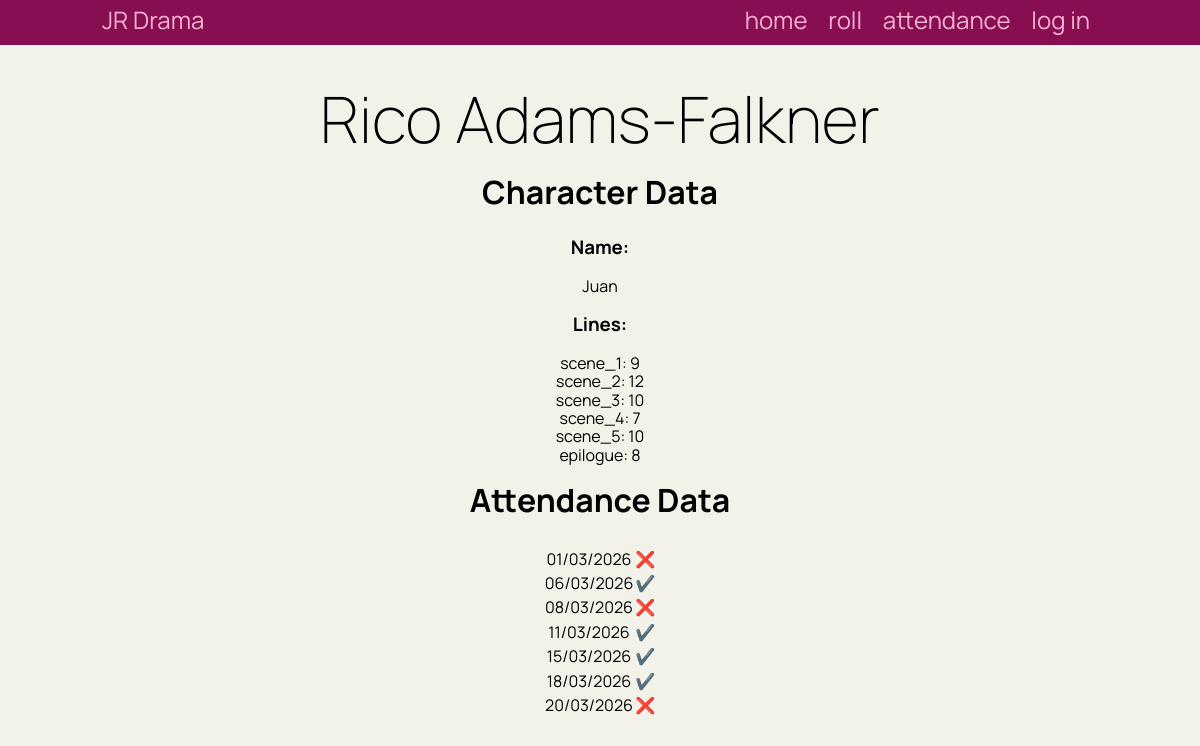
Page /data/159 on the earlier database version.
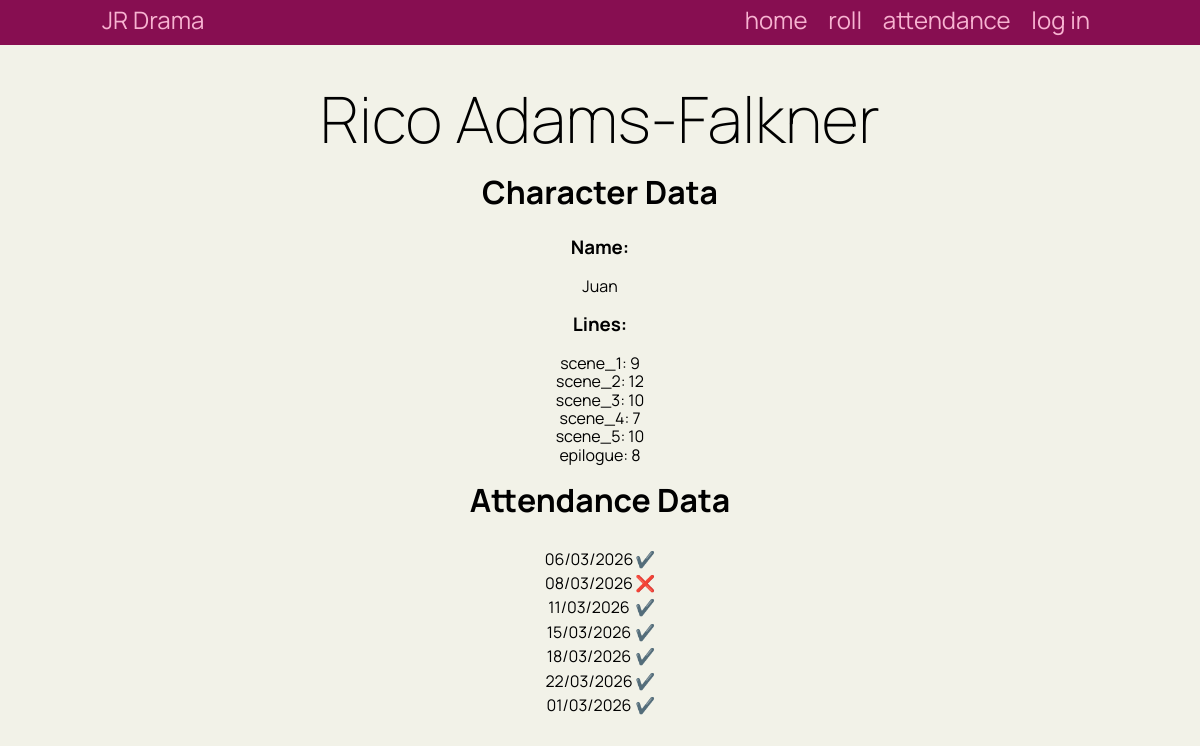
Same page on the later database version.
### tables this page shows
CREATE TABLE people (
    id INTEGER PRIMARY KEY AUTOINCREMENT,
    fname TEXT NOT NULL,
    lname TEXT NOT NULL,
    role TEXT NOT NULL
);

CREATE TABLE attendance(
    itemID TEXT NOT NULL PRIMARY KEY,
    date INTEGER NOT NULL,
    present boolean NOT NULL,
    PersonID INTEGER NOT NULL REFERENCES people(id)
    );

### flask_app.py (the view)
@app.route('/data/<id>')
def data_name(id):
    cur, con = connect_db(DB)
    cur.execute("SELECT * FROM people WHERE id = ?;", (id,))
    person_data = cur.fetchall()[0]
    cur.execute("SELECT * FROM attendance WHERE personID = ?;", (id,))
    attendance_data = cur.fetchall()
    con.close()
    line_counts = {}
    for scene, counts in lines.items():
        if person_data[3] in counts:
            line_counts[scene] = counts[person_data[3]]
    return render_template("data.html", data=[person_data, attendance_data, line_counts], logged_in=logged_in(session))

### flask_app.py (called while the page is built)
def logged_in(s):
    return s.get("password") == ADMIN_PASSWORD

def connect_db(db_file):
    try:
        connection = sqlite3.connect(db_file)
        cursor = connection.cursor()
        print("CONN")
        return cursor, connection
    except Error as e:
        print(e)
        return none

### templates/data.html
{% extends 'base.html' %}
{% block main %}
<br><br><h1>{{data[0][1]}} {{data[0][2]}}</h1><br>
<h2>Character Data</h2><br>
<h3 style="text-align:center;">Name:</h3><br>
<p style="text-align:center;">{{data[0][3]}}</p>
<br><h3 style="text-align:center;">Lines:</h3><br>
{% for scene, lines in data[2].items() %}
<p style="text-align:center;">{{scene}}: {{lines}}</p>
{% endfor %}
<br><h2>Attendance Data</h2><br>
<table class="tablecentre">
{% for day in data[1] %}
            <tr>
                <td>
                    {% set astring = day[1]|string%}
        <p style="line-height: 1.4;text-align:center;">{{astring[1:3]}}/{{astring[3:5]}}/{{astring[5:]}}</p>
                </td>
                <td>
                    <p style="line-height: 1.4;">
                        {% if day[2] == 1 %}✔️{% else %}❌{% endif %}
                    </p>
                </td>
            </tr>
            {% endfor %}</table>
{% endblock %}

### templates/base.html (shortened to what this page needs)
<!DOCTYPE html>
<html>
<head>
    <link rel="stylesheet" href="https://cdnjs.cloudflare.com/ajax/libs/normalize/8.0.1/normalize.css"/>
    <link href="{{ url_for('static', filename='drama.css') }}" rel="stylesheet">
</head>
<body>
<nav>
    <div class="container">
        <div class="navbar-brand">JR Drama</div>
        <div class="navbar-links">
            <a href="/">home</a>
            <a href="/roll">roll</a>
            <a href="/attendance">attendance</a>
            {% if logged_in == True %}
            <a href="/admin-config">admin</a>
            {% else %}
            <a href="/admin">log in</a>
            {% endif %}
        </div>
    </div>
</nav>
<div class="container">
    <main>
        {% block main %}
        {% endblock %}
    </main>
</div>
</body>
</html>

### static/drama.css (style rules this page uses)
* { font-family: 'Manrope', sans-serif; padding: 0; margin: 0; box-sizing: border-box; }
body { background-color: #f2f2e8; }
td { text-align: left; }
.tablecentre { margin-left: auto; margin-right: auto; }
h1 { text-align: center; font-weight: 200; font-size: 4rem; margin: 0; }
h2 { font-size: 2rem; text-align: center; margin: 0 0 0.5rem 0; }
.navbar-brand { display: inline; float: left; }
.navbar-links { display: inline; float: right; }
.container::after { content: ""; clear: both; display: table; }
nav { background-color: #870E51; text-align: center; font-size: 1.5rem; padding-top: 0.4rem; padding-bottom: 0.7rem; color: #F7B3D1; }
nav a { padding: 0 0.5rem; font-size: 1.5rem; }
a, a:visited { color: #F7B3D1; text-decoration: none; }

Differences in the rows shown:
removed attendance: astring "20", astring "03", astring "2026"
added attendance: astring "22", astring "03", astring "2026"
changed attendance (number 7 of 7 on the later page): present "❌" → "✔️"; moves down the list
